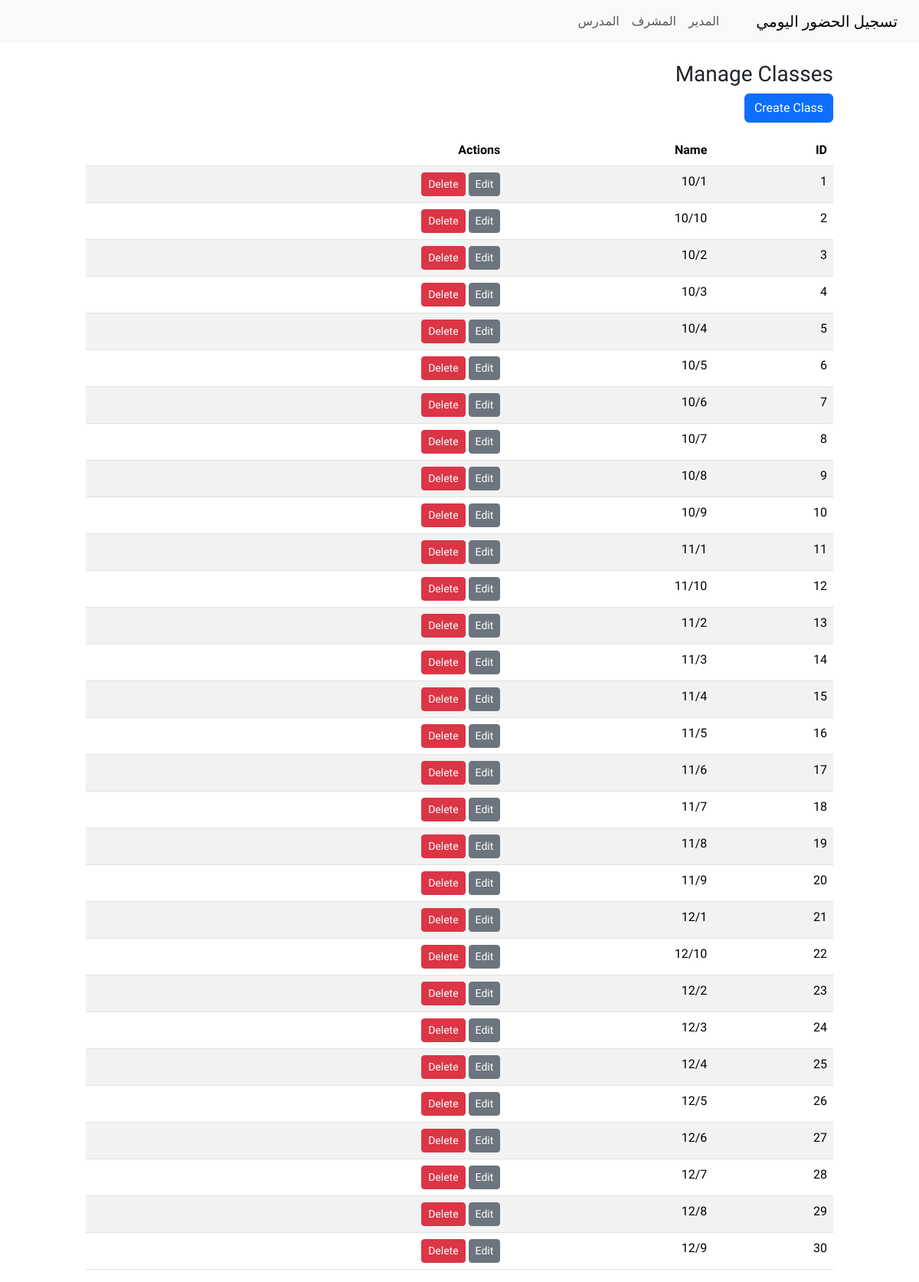
The app's page /admin/classes (signed in) with its own data.
### tables this page shows
CREATE TABLE school_class (
	id INTEGER NOT NULL, 
	name VARCHAR(120) NOT NULL, 
	PRIMARY KEY (id)
);

### app.py (the view)
@app.route('/admin/classes')
@login_required
def admin_classes():
    if not admin_required():
        return redirect(url_for('index'))
    conn = get_db()
    rows = conn.execute("SELECT * FROM school_class ORDER BY name").fetchall()
    classes = [RowObject(r) for r in rows]
    return render_template('admin_classes.html', classes=classes)

### app.py (called while the page is built)
def get_db():
    db_conn = getattr(g, '_database', None)
    if db_conn is None:
        db_conn = sqlite3.connect(DATABASE, detect_types=sqlite3.PARSE_DECLTYPES)
        db_conn.row_factory = sqlite3.Row
        g._database = db_conn
    return db_conn

@login_manager.user_loader
def load_user(user_id):
    conn = get_db()
    row = conn.execute("SELECT * FROM user WHERE id = ?", (int(user_id),)).fetchone()
    return SimpleUser(row) if row else None

def admin_required():
    if not current_user.is_authenticated or current_user.role != 'admin':
        flash('Unauthorized', 'danger')
        return False
    return True

    def __getattr__(self, name):
        try:
            return self._r[name]
        except Exception:
            raise AttributeError(name)

### templates/admin_classes.html
{% extends 'layout.html' %}
{% block content %}
<h3>Manage Classes</h3>
<a class="btn btn-primary mb-3" href="{{ url_for('admin_classes_create') }}">Create Class</a>
<table class="table table-striped">
    <thead>
        <tr>
            <th>ID</th>
            <th>Name</th>
            <th>Actions</th>
        </tr>
    </thead>
    <tbody>
        {% for c in classes %}
        <tr>
            <td>{{c.id}}</td>
            <td>{{c.name}}</td>
            <td>
                <a class="btn btn-sm btn-secondary" href="{{ url_for('admin_classes_edit', class_id=c.id) }}">Edit</a>
                <form method="post" action="{{ url_for('admin_classes_delete', class_id=c.id) }}"
                    style="display:inline-block" onsubmit="return confirm('Delete class?')">
                    <button class="btn btn-sm btn-danger">Delete</button>
                </form>
            </td>
        </tr>
        {% endfor %}
    </tbody>
</table>
{% endblock %}

### static/css/style.css (style rules this page uses)
body { font-family: 'Tajawal', Tahoma, Geneva, Verdana, sans-serif; }

### records on screen
school_class: name "10/1"
school_class: name "10/10"
school_class: name "10/2"
school_class: name "10/3"
school_class: name "10/4"
school_class: name "10/5"
school_class: name "10/6"
school_class: name "10/7"
school_class: name "10/8"
school_class: name "10/9"
school_class: name "11/1"
school_class: name "11/10"
school_class: name "11/2"
school_class: name "11/3"
school_class: name "11/4"
school_class: name "11/5"
school_class: name "11/6"
school_class: name "11/7"
school_class: name "11/8"
school_class: name "11/9"
school_class: name "12/1"
school_class: name "12/10"
school_class: name "12/2"
school_class: name "12/3"
school_class: name "12/4"
school_class: name "12/5"
school_class: name "12/6"
school_class: name "12/7"
school_class: name "12/8"
school_class: name "12/9"

### other values on screen
{{ c.id }} "1" "2" "3" "4" "5" "6" "7" "8" "9" "10" "11" "12" "13" "14" "15" "16" "17" "18" "19" "20" "21" "22" "23" "24" "25" "26" "27" "28" "29" "30"
